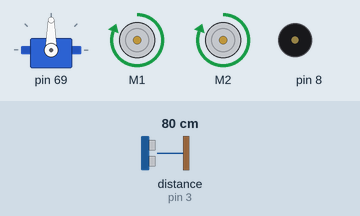
A sketch run on a simulated Arduino Uno, built with avr-gcc and run on an emulated ATmega328P. Parts: servo, 2 × DC motor (green arrow = forward, orange = backward, longer = faster), buzzer (waves = sounding). The test bench sets the inputs (shaded band); at power-on: distance to the obstacle (sensor on pin 3) 80 cm.

Above: at 1.2 s.
1.3 s: distance to the obstacle (sensor on pin 3) set to 12 cm
2.8 s: distance to the obstacle (sensor on pin 3) set to 9 cm
At 3.6 s:
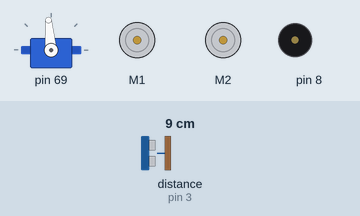
5.8 s: distance to the obstacle (sensor on pin 3) set to 23 cm
8.8 s: distance to the obstacle (sensor on pin 3) set to 26 cm
At 11.6 s:
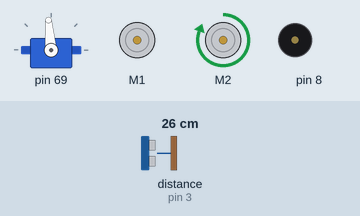
11.8 s: distance to the obstacle (sensor on pin 3) set to 2 cm
At 13.8 s:
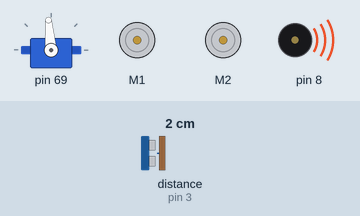
14.8 s: distance to the obstacle (sensor on pin 3) set to 35 cm
At 20.4 s:
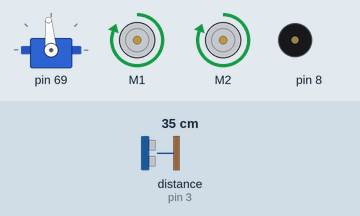
Timing chart, 0 to 20.8 s (numbered marks = the images above; inputs shaded):
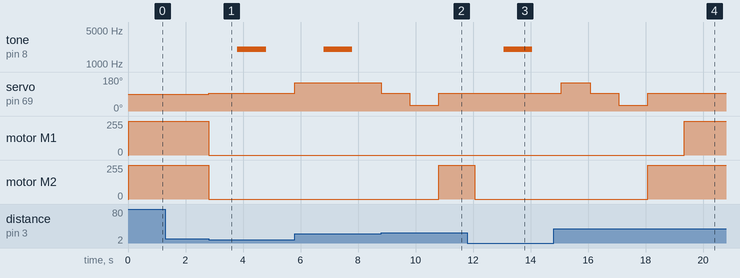

Measured:
- the behaviour switches between 11 and 10 cm on distance to the obstacle (sensor on pin 3) (found by bisection; images 0 and 1)
- the behaviour switches between 24 and 25 cm on distance to the obstacle (sensor on pin 3) (found by bisection; images 1 and 2)
- after the input at 1.3 s, every drawn part: stays the same
- after the input at 2.8 s, tone on pin 8: silent → 2000 Hz after 1.0 s, → silent 1.0 s later; servo on pin 69: 90° → 95° at once; motor M1, motor M2: forward 255/255 → stopped at once
- after the input at 8.8 s, tone on pin 8: stays silent (without the input it goes to 2000 Hz after 2.0 s); motor M2: stopped → forward 255/255 after 2.0 s
- after the input at 11.8 s, tone on pin 8: silent → 2000 Hz after 1.3 s, → silent 1.0 s later; motor M1: stays stopped (without the input it goes to forward 255/255 after 0.27 s); motor M2: forward 255/255 → stopped after 0.26 s
- after the input at 14.8 s, tone on pin 8: stays silent (without the input it goes to 2000 Hz after 1.3 s); motor M1: stopped → forward 255/255 after 4.5 s; motor M2: stopped → forward 255/255 after 3.3 s

The sketch:

mark_2_1.ino
```cpp
// (licence header left out)
///needs a reverse if it is stuck on the right and left but not middle

#include <Makeblock.h>
#include <Arduino.h>
#include <SoftwareSerial.h>
#include <Wire.h>
#include <Servo.h> //include the Servo library;

MePort port(PORT_2);
MeUltrasonicSensor ultraSensor(PORT_3); //Ultrasonic module can ONLY be connected to port 3, 4, 6, 7, 8 of base shield.
MeDCMotor motor3(M1);
MeDCMotor motor4(M2);

Servo servoDriver1;  // create servo object to control a servo
int servo1pin =  port.pin2();//attaches the servo on PORT_1 SLOT2 to the servo object

int right = 150;
int center = 95;
int left = 30;
int blockageCenter = 0;
int blockageRight = 0;
int blockageLeft = 0;
int stuck = 0; //#0

int distLeft, distRight, distCenter;

//distance to check for objects in cm
int distanceObject = 20;

uint8_t motorSpeed = 255;


void setup()
{
  servoDriver1.attach(servo1pin);  // attaches the servo on servopin1
  Serial.begin(9600);
}

void loop()
{
  moveRobot();
  //moveHead();
}
```

functions.ino
```cpp
void moveRobot(){
 //this kind of works with the distance object is 30 and the others are shorter. IE remove dsitance object and use 30.
  while (ultraSensor.distanceCm() > 0) {
      //try to check for the optimal way to go here in the future
      if (ultraSensor.distanceCm() >= distanceObject - 9) {
        motor3.run(motorSpeed);
        motor4.run(motorSpeed);
        blockageCenter = 0;
        stuck = 0; //#1
      }

      else if (ultraSensor.distanceCm() < distanceObject - 9) {
       motor3.stop();
       motor4.stop();
       blockageCenter = 1;
       stuck++;
       moveHead();
      }
      //else something is wrong;
      else {
        buzzerOn();
        buzzerOff();
        stuck = 0;
      }
  }
}


int moveHead()
{

  //set up a counter loop here so if it runs through more than once something happens
  centerSonar(); //returns 1 0r 0

  rightSonar(); //returns 1 or 0

  //centers sonar to look more life like...
  servoDriver1.write(center);
  delay(1000);

  leftSonar(); //returns 1 or 0

  servoDriver1.write(center);

  if (blockageCenter == 1)
    {
     //strange movement to get unstuck only 2 parts for the #2
     if (stuck >= 5) {
       motor3.run(motorSpeed);
       delay(1500);
       motor3.stop();
       motor4.run(motorSpeed);
       delay(1500);
       motor4.stop();
       motor3.run(-motorSpeed);
       motor4.run(-motorSpeed);
       delay(2000);
       motor3.stop();
       motor4.stop();
       moveRobot();

     }
     // turn left
     else if( blockageLeft == 0 &&  blockageRight == 1) {
       motor4.run(motorSpeed);
       delay(1250);
       motor4.stop();
       stuck++;
    }

    //turn right if left is blocked
    else if(blockageLeft == 1 && blockageRight ==0) {
       motor3.run(motorSpeed);
       delay(1250);
       motor3.stop();
       stuck++;
    }
    //reverse is right and left is blocked
    else if (blockageLeft == 1 && blockageRight ==1)   {
       motor3.run(-motorSpeed);
       motor4.run(-motorSpeed);
       delay(1000);
       motor3.stop();
       motor4.stop();
       stuck++;

       //adding 0 to see if it stops the bot from reversing over and over again
       blockageLeft = 0;
       blockageRight = 0;
    }
    //if distance in cnter is further than right and left go forward
    else if (distCenter >= distRight && distCenter >= distLeft){
        motor3.run(motorSpeed);
        motor4.run(motorSpeed);
        stuck++;
    }

    //turn left if more distance is on left than right
    else if( distLeft > distCenter &&  distLeft > distRight) {
       motor4.run(motorSpeed);
       delay(1250);
       motor4.stop();
       stuck++;
    }
    //turn right if more distance on right than left
    else if(distRight > distCenter && distRight > distCenter) {
       motor3.run(motorSpeed);
       delay(1250);
       motor3.stop();
       stuck++;
    }

    //distance is large in front go forward
    else if (ultraSensor.distanceCm() >= distanceObject - 10) {
        motor3.run(motorSpeed);
        motor4.run(motorSpeed);
      }

    //If no blockage go forward by starting loop all over again
    else {
      //blockage center was already set
      motor3.run(-motorSpeed);
      motor4.run(-motorSpeed);
      delay(750);
      motor3.stop();
      motor4.stop();
      blockageCenter = 0;
      moveRobot();

      /*
      motor3.run(motorSpeed);
      motor4.run(motorSpeed);
      delay(3000);
      motor3.stop();
      motor4.stop();
      */

    }
  }
}

//center the sonar
int centerSonar(){
  //goes center and checks to see whether something is in the way
  //if not then it returns a value that is passed forwar
  servoDriver1.write(center); //centers the servo
  delay(1000);

    if (ultraSensor.distanceCm() < distanceObject + 5)
     {
         buzzerOn();
         delay(1000);
         buzzerOff();
         delay(1000);
         //checking to see if this is the reason for the endless movehead loop
         //blockageCenter = 1; //1 means an object is in front
         blockageCenter = 1;
         return blockageCenter;
     }
    else
    {
     // return blockageCenter = 0;  //0 means move forward
     distCenter = ultraSensor.distanceCm();
     return distCenter;
    }
   delay(2000);  // Wait for the servo rotation to the set position[
}

int rightSonar(){
  //goes center and checks to see whether something is in the way
  //if not then it returns a value that is passed forwar
  servoDriver1.write(right); //centers the servo
  delay(1000);
   if (ultraSensor.distanceCm() < distanceObject + 5)
        {
             buzzerOn();
             delay(1000);
             buzzerOff();
             delay(1000);
             blockageRight = 1; //1 means an object is on the right
             return blockageRight;
        }
    else
    {
      distRight = ultraSensor.distanceCm();
      return distRight;
    }
   delay(2000);  // Wait for the servo rotation to the set position[
}

int leftSonar(){
  //goes center and checks to see whether something is in the way
  //if not then it returns a value that is passed forwar
  servoDriver1.write(left); //centers the servo
  delay(1000);
   if (ultraSensor.distanceCm() <= distanceObject + 5)
        {
             buzzerOn();
             delay(1000);
             buzzerOff();
             delay(1000);
             blockageLeft = 1; //1 means an object is on the left
             return blockageLeft;
        }
    else
    {
      distLeft = ultraSensor.distanceCm();
      return distLeft;
    }
   delay(2000);  // Wait for the servo rotation to the set position[
}
```
